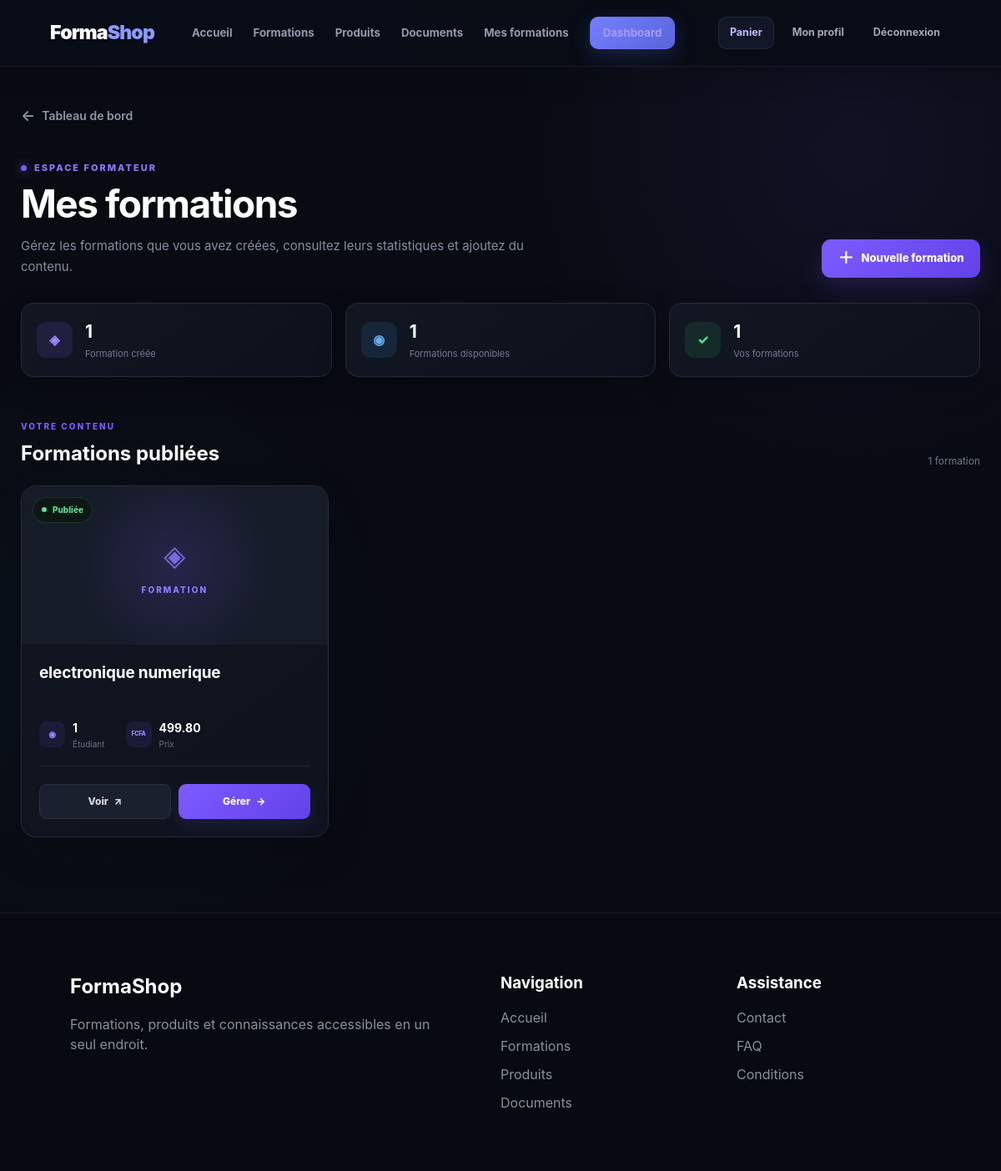
The page /courses/mes-formations-formateur/ (signed in) on the database its author committed.
### courses/models.py (models this page shows, shortened)
class Course(models.Model):
    category = models.ForeignKey(
        Category,
        on_delete=models.CASCADE,
        related_name="courses"
    )
    title = models.CharField(max_length=200)
    slug = models.SlugField(unique=True)
    description = models.TextField()
    price = models.DecimalField(
        max_digits=10,
        decimal_places=2
    )
    image = models.ImageField(
        upload_to="courses/",
        blank=True,
        null=True
    )
    instructor = models.ForeignKey(
        User,
        on_delete=models.CASCADE,
        related_name="courses"
    )
    is_published = models.BooleanField(default=True)
    created_at = models.DateTimeField(auto_now_add=True)

### courses/views.py (the view)
@login_required
def trainer_courses(request):
    trainer_profile = TrainerProfile.objects.filter(
        user=request.user
    ).first()
    if not trainer_profile and not request.user.is_superuser:
        messages.error(
            request,
            "Vous devez être formateur ou administrateur."
        )
        return redirect("home")
    courses = Course.objects.filter(
        instructor=request.user
    ).prefetch_related(
        "students"
    ).order_by("-created_at")
    return render(
        request,
        "courses/trainer_courses.html",
        {
            "courses": courses
        }
    )

### courses/templates/courses/trainer_courses.html (shortened to what this page needs)
{% extends "base.html" %}
{% block content %}
<div class="trainer-courses-page">
    <div class="trainer-container">
        <a href="{% url 'trainer_dashboard' %}" class="back-link">
            <span>←</span>
            Tableau de bord
        </a>
        <div class="page-heading">
            <div class="heading-label">
                <span class="label-dot"></span>
                ESPACE FORMATEUR
            </div>
            <div class="heading-row">
                <div>
                    <h1>Mes formations</h1>
                    <p>
                        Gérez les formations que vous avez créées,
                        consultez leurs statistiques et ajoutez du contenu.
                    </p>
                </div>
                <a href="{% url 'create_course' %}" class="create-course-button">
                    <span>＋</span>
                    Nouvelle formation
                </a>
            </div>
        </div>
        {% if courses %}
            <div class="overview-stats">
                <div class="overview-card">
                    <div class="overview-icon purple">
                        ◈
                    </div>
                    <div>
                        <strong>{{ courses|length }}</strong>
                        <span>Formation{{ courses|length|pluralize }} créée{{ courses|length|pluralize }}</span>
                    </div>
                </div>
                <div class="overview-card">
                    <div class="overview-icon blue">
                        ◉
                    </div>
                    <div>
                        <strong>
                            {% with total_students=0 %}
                                {% for course in courses %}
                                    {{ course.students.count }}
                                {% endfor %}
                            {% endwith %}
                        </strong>
                        <span>Formations disponibles</span>
                    </div>
                </div>
                <div class="overview-card">
                    <div class="overview-icon green">
                        ✓
                    </div>
                    <div>
                        <strong>
                            {{ courses|length }}
                        </strong>
                        <span>Vos formations</span>
                    </div>
                </div>
            </div>
            <div class="section-title">
                <div>
                    <span>VOTRE CONTENU</span>
                    <h2>Formations publiées</h2>
                </div>
                <span class="course-count">
                    {{ courses|length }} formation{{ courses|length|pluralize }}
                </span>
            </div>
            <div class="courses-grid">
                {% for course in courses %}
                    <article class="course-card">
                        <div class="course-cover">
                            {% if course.image %}
                                <img
                                    src="{{ course.image.url }}"
                                    alt="{{ course.title }}"
                                >
                            {% else %}
                                <div class="course-placeholder">
                                    <div class="placeholder-icon">
                                        ◈
                                    </div>
                                    <span>FORMATION</span>
                                </div>
                            {% endif %}
                            <div class="course-status {% if course.is_published %}published{% else %}draft{% endif %}">
                                <span class="status-dot"></span>
                                {% if course.is_published %}
                                    Publiée
                                {% else %}
                                    Brouillon
                                {% endif %}
                            </div>
                        </div>
                        <div class="course-body">
                            <h2>
                                {{ course.title }}
                            </h2>
                            <div class="course-meta">
                                <div class="meta-item">
                                    <span class="meta-icon">
                                        ◉
                                    </span>
                                    <div>
                                        <strong>
                                            {{ course.students.count }}
                                        </strong>
                                        <small>
                                            Étudiant{{ course.students.count|pluralize }}
                                        </small>
                                    </div>
                                </div>
                                <div class="meta-item">
                                    <span class="meta-icon price-icon">
                                        FCFA
                                    </span>
                                    <div>
                                        <strong>
                                            {{ course.price }}
                                        </strong>
                                        <small>
                                            Prix
                                        </small>
                                    </div>
                                </div>
                            </div>
                            <div class="course-actions">
                                <a
                                    href="{% url 'course_detail' course.slug %}"
                                    class="view-button"
                                >
                                    <span>Voir</span>
                                    <span>↗</span>
                                </a>
                                <a
                                    href="{% url 'manage_course' course.id %}"
                                    class="manage-button"
                                >
                                    <span>Gérer</span>
                                    <span>→</span>
                                </a>
                            </div>
                        </div>
                    </article>
                {% endfor %}
            </div>
        {% endif %}
    </div>
</div>
{% endblock %}

### config/static/css/style.css (style rules this page uses)
* { margin: 0; padding: 0; box-sizing: border-box; }
html { scroll-behavior: smooth; }
body { font-family: Inter, -apple-system, BlinkMacSystemFont, "Segoe UI", Arial, Helvetica, sans-serif; background: radial-gradient( circle at 15% 0%, rgba(124, 92, 255, 0.07), transparent 28% ), radial-gradient( circle at 90% 10%, rgba(92, 70, 220, 0.05), transparent 25% ), #080b12; color: #ffffff; min-height: 100vh; line-height: 1.5; -webkit-font-smoothing: antialiased; text-rendering: optimizeLegibility; }
a { color: inherit; text-decoration: none; }
.course-card, .product-card { overflow: hidden; border-radius: 18px; background: linear-gradient( 145deg, rgba(255, 255, 255, 0.045), rgba(255, 255, 255, 0.018) ); border: 1px solid rgba(255, 255, 255, 0.08); box-shadow: 0 18px 50px rgba(0, 0, 0, 0.16); transition: transform 0.3s ease, border-color 0.3s ease, box-shadow 0.3s ease; }

### rows shown on the page
Course: students.count "1", image "FORMATION", is_published "Publiée", title "electronique numerique", price "499.80"

### other values the page prints
{{ courses|length }} "1"
